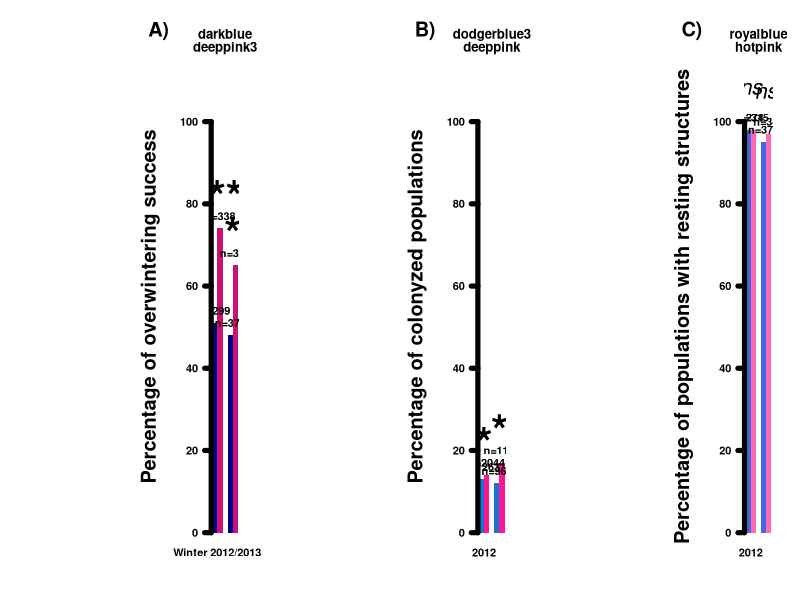
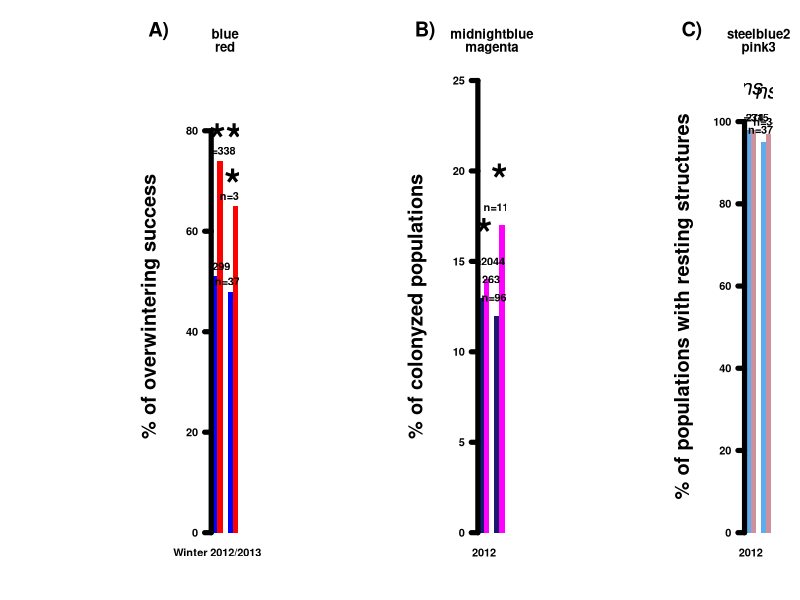

Write the R code that produced these figures, in order.
###############################################################################
###############################################################################
#barplot of the effect of coinfection on different parameters
###############################################################################
###############################################################################


###############################################################################
#first try
###############################################################################

op<-par(mfrow=c(1,3),mar=c(5.1,16,6.1,2.1), oma=c(0,0,0,0))

#first plot for the overwintering success
coolcol<-c("darkblue","deeppink3")
datmat<-matrix(c(51,74,48,65),nrow=2)
temp<-barplot(datmat,beside=TRUE,border=NA,col=coolcol,
              names.arg=list("Winter 2012/2013","Winter 2013/2014"),
              main=coolcol,font=2,las=1,cex.lab=2,lwd=5,ylim=c(0,110))
mtext(side=2,text="Percentage of overwintering success",line=4,font=2,cex=1.2)
text(temp[1],datmat[1]+3,"n=299",font=2)
text(temp[2],datmat[2]+3,"n=338",font=2)
text((temp[1]+temp[2])/2,max(datmat[1:2])+10,"***",font=2,cex=4)
text(temp[3],datmat[3]+3,"n=372",font=2)
text(temp[4],datmat[4]+3,"n=346",font=2)
text((temp[3]+temp[4])/2,max(datmat[3:4])+10,"*",font=2,cex=4)
mtext(side=2,text="A)",font=2,cex=1.2,adj=3,padj=-18,las=1)

#second plot for the colonization success
coolcol<-c("dodgerblue3","deeppink")
datmat<-matrix(c(13,14,12,17),nrow=2)
temp<-barplot(datmat,beside=TRUE,border=NA,col=coolcol,
              names.arg=list("2012","2013"),
              main=coolcol,font=2,las=1,cex.lab=2,lwd=5,ylim=c(0,110))
mtext(side=2,text="Percentage of colonyzed populations",line=4,font=2,cex=1.2)
text(temp[1],datmat[1]+3,"n=1263",font=2)
text(temp[2],datmat[2]+3,"n=2044",font=2)
text((temp[1]+temp[2])/2,max(datmat[1:2])+10,"*",font=2,cex=4)
text(temp[3],datmat[3]+3,"n=962",font=2)
text(temp[4],datmat[4]+3,"n=1184",font=2)
text((temp[3]+temp[4])/2,max(datmat[3:4])+10,"*",font=2,cex=4)
mtext(side=2,text="B)",font=2,cex=1.2,adj=3,padj=-18,las=1)

#third plot for the production of overwintering structures
coolcol<-c("royalblue","hotpink")
datmat<-matrix(c(98,98,95,97),nrow=2)
temp<-barplot(datmat,beside=TRUE,border=NA,col=coolcol,
              names.arg=list("2012","2013"),
              main=coolcol,font=2,las=1,cex.lab=2,lwd=5,ylim=c(0,110))
mtext(side=2,text="Percentage of populations with resting structures",
      line=4,font=2,cex=1.2)
text(temp[1],datmat[1]+3,"n=274",font=2)
text(temp[2],datmat[2]+3,"n=315",font=2)
text((temp[1]+temp[2])/2,max(datmat[1:2])+10,"ns",font=3,cex=2)
text(temp[3],datmat[3]+3,"n=374",font=2)
text(temp[4],datmat[4]+3,"n=343",font=2)
text((temp[3]+temp[4])/2,max(datmat[3:4])+10,"ns",font=3,cex=2)
mtext(side=2,text="C)",font=2,cex=1.2,adj=3,padj=-18,las=1)

par(op)

#export to pdf 16 X 9 inches

###############################################################################
#second try
###############################################################################

op<-par(mfrow=c(1,3),mar=c(5.1,16,6.1,2.1), oma=c(0,0,0,0))

#first plot for the overwintering success
coolcol<-c("blue","red")
datmat<-matrix(c(51,74,48,65),nrow=2)
temp<-barplot(datmat,beside=TRUE,border=NA,col=coolcol,
              names.arg=list("Winter 2012/2013","Winter 2013/2014"),
              main=coolcol,font=2,las=1,cex.lab=2,lwd=5,ylim=c(0,90))
mtext(side=2,text="% of overwintering success",line=4,font=2,cex=1.2)
text(temp[1],datmat[1]+2,"n=299",font=2)
text(temp[2],datmat[2]+2,"n=338",font=2)
text((temp[1]+temp[2])/2,max(datmat[1:2])+6,"***",font=2,cex=4)
text(temp[3],datmat[3]+2,"n=372",font=2)
text(temp[4],datmat[4]+2,"n=346",font=2)
text((temp[3]+temp[4])/2,max(datmat[3:4])+6,"*",font=2,cex=4)
mtext(side=2,text="A)",font=2,cex=1.2,adj=3,padj=-18,las=1)

#second plot for the colonization success
coolcol<-c("midnightblue","magenta")
datmat<-matrix(c(13,14,12,17),nrow=2)
temp<-barplot(datmat,beside=TRUE,border=NA,col=coolcol,
              names.arg=list("2012","2013"),
              main=coolcol,font=2,las=1,cex.lab=2,lwd=5,ylim=c(0,25))
mtext(side=2,text="% of colonyzed populations",line=4,font=2,cex=1.2)
text(temp[1],datmat[1]+1,"n=1263",font=2)
text(temp[2],datmat[2]+1,"n=2044",font=2)
text((temp[1]+temp[2])/2,max(datmat[1:2])+3,"*",font=2,cex=4)
text(temp[3],datmat[3]+1,"n=962",font=2)
text(temp[4],datmat[4]+1,"n=1184",font=2)
text((temp[3]+temp[4])/2,max(datmat[3:4])+3,"*",font=2,cex=4)
mtext(side=2,text="B)",font=2,cex=1.2,adj=3,padj=-18,las=1)

#third plot for the production of overwintering structures
coolcol<-c("steelblue2","pink3")
datmat<-matrix(c(98,98,95,97),nrow=2)
temp<-barplot(datmat,beside=TRUE,border=NA,col=coolcol,
              names.arg=list("2012","2013"),
              main=coolcol,font=2,las=1,cex.lab=2,lwd=5,ylim=c(0,110))
mtext(side=2,text="% of populations with resting structures",
      line=4,font=2,cex=1.2)
text(temp[1],datmat[1]+3,"n=274",font=2)
text(temp[2],datmat[2]+3,"n=315",font=2)
text((temp[1]+temp[2])/2,max(datmat[1:2])+10,"ns",font=3,cex=2)
text(temp[3],datmat[3]+3,"n=374",font=2)
text(temp[4],datmat[4]+3,"n=343",font=2)
text((temp[3]+temp[4])/2,max(datmat[3:4])+10,"ns",font=3,cex=2)
mtext(side=2,text="C)",font=2,cex=1.2,adj=3,padj=-18,las=1)

par(op)

#export to pdf 16 X 9 inches




which(colors()=="hotpink")
